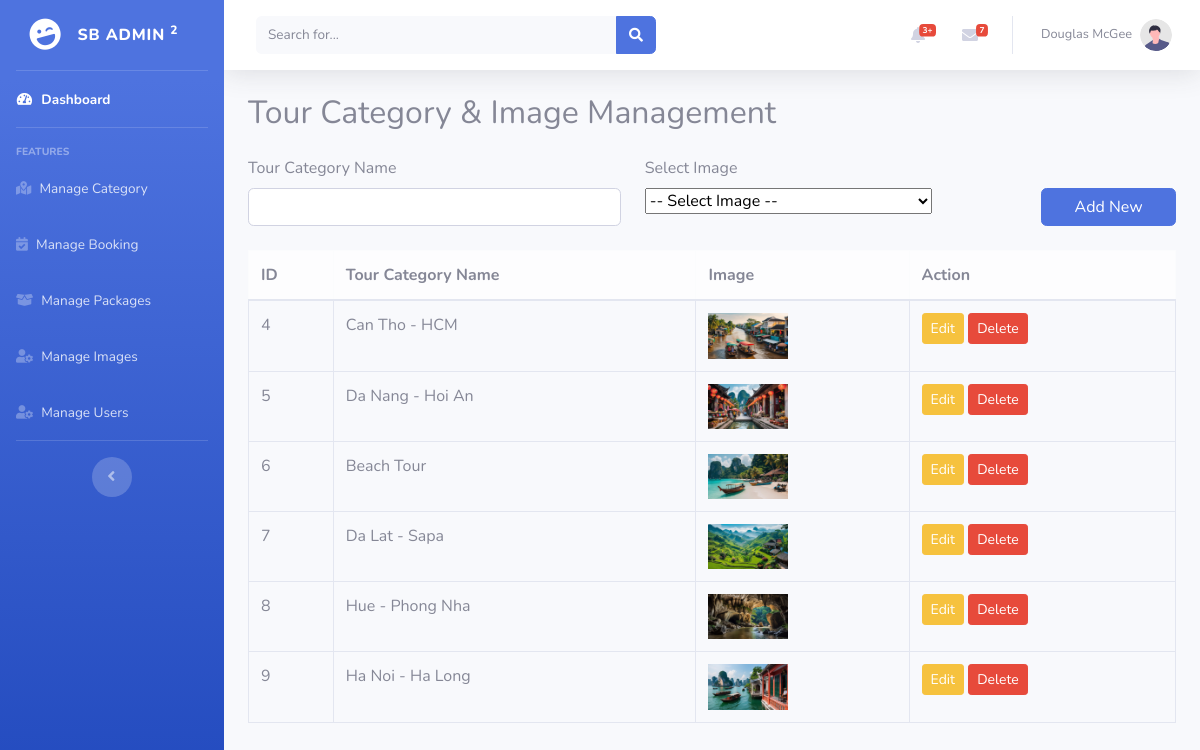
Page /admin/Management/Category.php on the committed database.
### tables this page shows
CREATE TABLE `category` (
  `id` int(11) NOT NULL,
  `category_tours` varchar(255) DEFAULT NULL,
  `img_id` int(11) DEFAULT NULL
);

CREATE TABLE `images_url` (
  `id` int(11) NOT NULL,
  `image_url` varchar(255) DEFAULT NULL,
  `title` varchar(255) DEFAULT NULL
);

### admin/Management/Category.php (the view, shortened to what this page needs)
<?php
include '../admin_header.php';
require_once '../../config/database.php';
$categories = $pdo->query("SELECT c.*, i.image_url FROM category c LEFT JOIN images_url i ON c.img_id = i.id")->fetchAll(PDO::FETCH_ASSOC);
$editData = null;
?>
<div class="container mt-4">
    <h2 class="mb-4">Tour Category & Image Management</h2>
    <form method="post" class="row g-3 mb-4">
        <div class="col-md-5">
            <label class="form-label">Tour Category Name</label>
            <input type="text" name="category_tours" class="form-control" required
                value="<?= $editData['category_tours'] ?? '' ?>">
        </div>
        <div class="col-md-5">
            <label class="form-label">Select Image</label>
            <select name="img_id" class="form-select" required>
                <option value="">-- Select Image --</option>
            </select>
        </div>
        <div class="col-md-2 d-flex align-items-end">
            <?php if ($editData): ?>
            <button type="submit" name="edit" class="btn btn-warning w-100">Update</button>
            <a href="Category.php" class="btn btn-secondary ms-2">Cancel</a>
            <?php else: ?>
            <button type="submit" name="add" class="btn btn-primary w-100">Add New</button>
            <?php endif; ?>
        </div>
    </form>
    <table class="table table-bordered table-hover align-middle">
        <thead class="table-light">
            <tr>
                <th>ID</th>
                <th>Tour Category Name</th>
                <th>Image</th>
                <th>Action</th>
            </tr>
        </thead>
        <tbody>
            <?php foreach ($categories as $cat): ?>
            <tr>
                <td><?= $cat['id'] ?></td>
                <td><?= htmlspecialchars($cat['category_tours']) ?></td>
                <td>
                    <?php if ($cat['image_url']): ?>
                    <img src="../../<?= $cat['image_url'] ?>" alt="img" style="max-width:80px;max-height:60px;">
                    <?php endif; ?>
                </td>
                <td>
                    <a href="?edit=<?= $cat['id'] ?>" class="btn btn-sm btn-warning">Edit</a>
                    <a href="?delete=<?= $cat['id'] ?>" class="btn btn-sm btn-danger"
                        onclick="return confirm('Delete this item?')">Delete</a>
                </td>
            </tr>
            <?php endforeach; ?>
        </tbody>
    </table>
</div>

### rows in the picture
category: id "4", category_tours "Can Tho - HCM", img.image_url (picture)
category: id "5", category_tours "Da Nang - Hoi An", img.image_url (picture)
category: id "6", category_tours "Beach Tour", img.image_url (picture)
category: id "7", category_tours "Da Lat - Sapa", img.image_url (picture)
category: id "8", category_tours "Hue - Phong Nha", img.image_url (picture)
category: id "9", category_tours "Ha Noi - Ha Long", img.image_url (picture)
